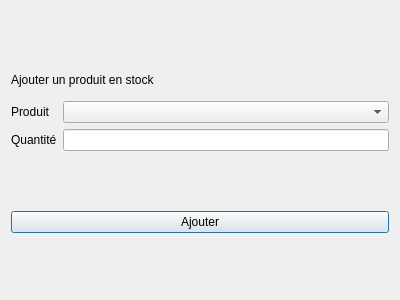
<?xml version="1.0" encoding="UTF-8"?>
<ui version="4.0">
 <class>AchatsWindow</class>
 <widget class="QDialog" name="AchatsWindow">
  <property name="geometry">
   <rect>
    <x>0</x>
    <y>0</y>
    <width>400</width>
    <height>300</height>
   </rect>
  </property>
  <property name="windowTitle">
   <string>Dialog</string>
  </property>
  <layout class="QVBoxLayout" name="verticalLayout_2">
   <item>
    <layout class="QVBoxLayout" name="verticalLayout">
     <item>
      <widget class="QLabel" name="label_3">
       <property name="maximumSize">
        <size>
         <width>16777215</width>
         <height>30</height>
        </size>
       </property>
       <property name="text">
        <string>Ajouter un produit en stock</string>
       </property>
      </widget>
     </item>
     <item>
      <layout class="QGridLayout" name="gridLayout">
       <item row="0" column="0">
        <widget class="QLabel" name="label">
         <property name="text">
          <string>Produit</string>
         </property>
        </widget>
       </item>
       <item row="0" column="1">
        <widget class="QComboBox" name="i_produit"/>
       </item>
       <item row="1" column="0">
        <widget class="QLabel" name="label_2">
         <property name="text">
          <string>Quantité</string>
         </property>
        </widget>
       </item>
       <item row="1" column="1">
        <widget class="QLineEdit" name="i_quantite">
         <property name="inputMethodHints">
          <set>Qt::ImhDigitsOnly|Qt::ImhFormattedNumbersOnly|Qt::ImhPreferNumbers</set>
         </property>
        </widget>
       </item>
      </layout>
     </item>
    </layout>
   </item>
   <item>
    <widget class="QPushButton" name="b_ajouter">
     <property name="text">
      <string>Ajouter</string>
     </property>
    </widget>
   </item>
  </layout>
 </widget>
 <resources/>
 <connections/>
</ui>
